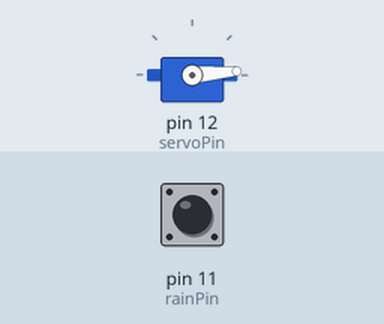
The sketch below on a simulated Arduino Uno, built with avr-gcc and run on an emulated ATmega328P. Parts: servo. The inputs (shaded band) are chosen by the test bench; at power-on: pin 11 (rainPin) LOW. What the sketch prints to the serial monitor is not drawn.

Above: at 1.2 s.
1.3 s: pin 11 (rainPin) driven HIGH
3.1 s: pin 11 (rainPin) driven LOW
At 3.29 s:
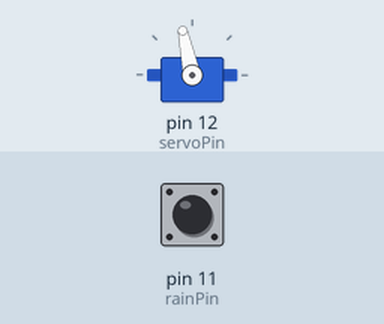
4.9 s: pin 11 (rainPin) pulsed HIGH 2 times (0.12 s each, 0.3 s apart)
7.2 s: pin 11 (rainPin) pulsed HIGH 5 times (0.12 s each, 0.3 s apart)
At 7.75 s:
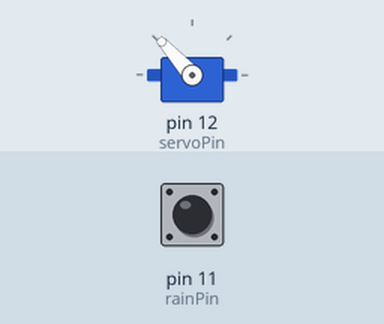
Timing chart, 0 to 10.4 s (numbered marks = the images above; inputs shaded):
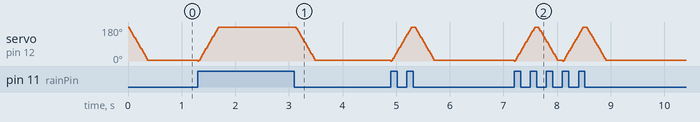

The sketch:

cat-1.ino
```cpp
#include <Servo.h>

Servo myservo ;

int servoPin = 12;
int rainPin = 11;
int i=2400;

void setup() {
  Serial.begin(9600);
  myservo.attach(servoPin);
  pinMode(rainPin,INPUT);
}
void loop()
{
   if(digitalRead(rainPin))
   {
    while(i<=2400)
    {
    myservo.writeMicroseconds(i);
    delay(20);
    i+=100;
    }
   }
    else
    {
    while(i>=600)
    {
    myservo.writeMicroseconds(i);
    delay(20);
    i-=100;
    }
   }
   Serial.println(digitalRead(rainPin));
}
```

Measured:
- after the input at 3.1 s, servo on pin 12 (servoPin): moves from 180° to 5° over 0.34 s, starting at once
